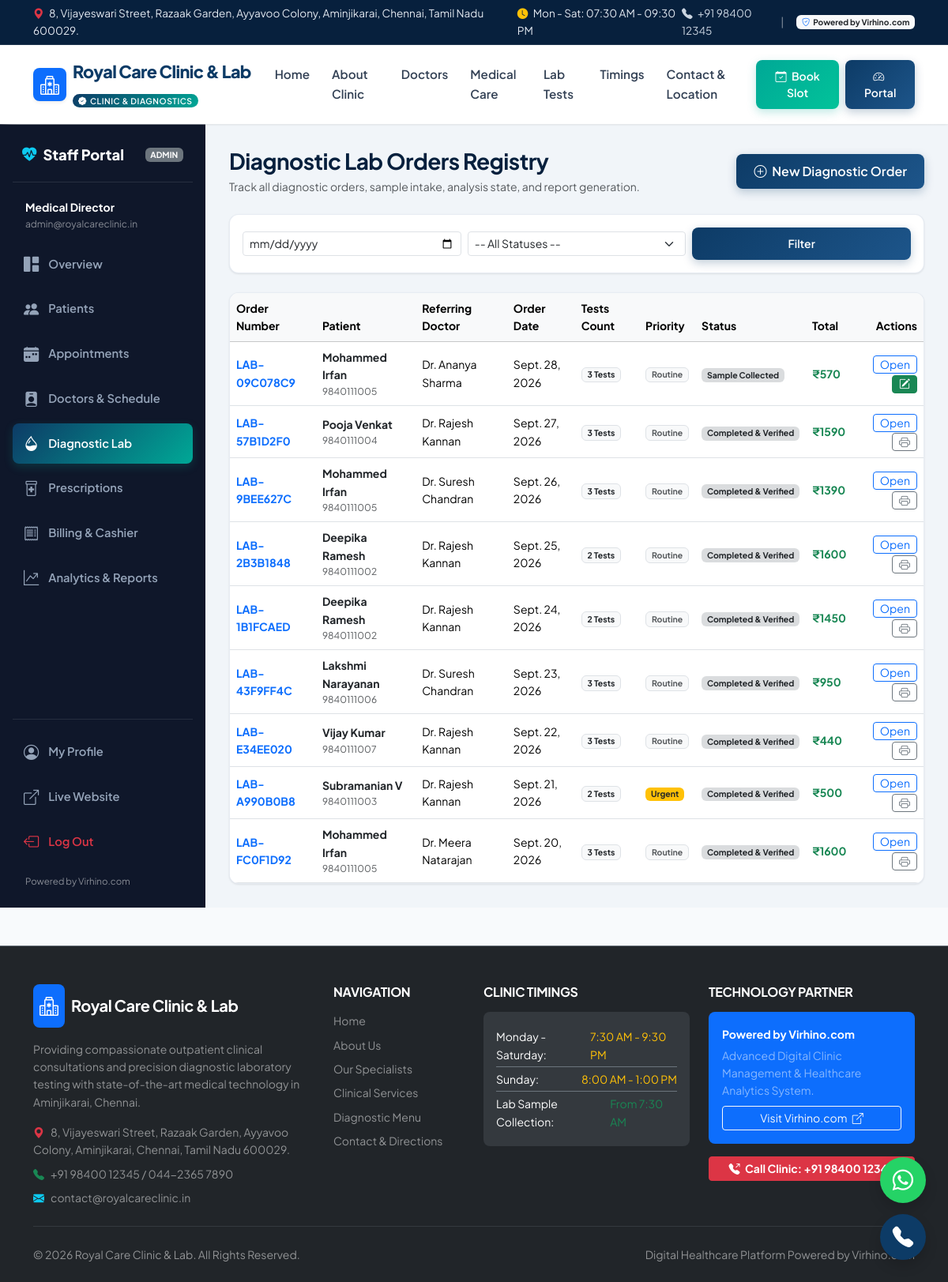
Screenshot of /lab/orders/ (signed in) with the database file from the repository.
### accounts/models.py (models this page shows, shortened)
class User(AbstractUser):
    ROLE_CHOICES = (
        ('admin', 'Administrator'),
        ('doctor', 'Doctor / Specialist'),
        ('receptionist', 'Receptionist / Front Desk'),
        ('lab_technician', 'Lab Technician / Pathologist'),
        ('patient', 'Patient'),
    )
    role = models.CharField(max_length=20, choices=ROLE_CHOICES, default='receptionist')
    phone = models.CharField(max_length=20, unique=True, null=True, blank=True)
    address = models.TextField(blank=True, null=True)
    avatar = models.ImageField(upload_to='avatars/', blank=True, null=True)
    class Meta:
        ordering = ['username']
        verbose_name = 'User'
        verbose_name_plural = 'Users'
    @property
    def is_staff_member(self):
        return self.role in ['admin', 'doctor', 'receptionist', 'lab_technician'] or self.is_staff

### lab/models.py (models this page shows, shortened)
class LabOrder(models.Model):
    STATUS_CHOICES = (
        ('pending', 'Pending Sample Collection'),
        ('sample_collected', 'Sample Collected'),
        ('in_analysis', 'Under Testing / Analysis'),
        ('completed', 'Completed & Verified'),
        ('cancelled', 'Cancelled'),
    )
    PRIORITY_CHOICES = (
        ('routine', 'Routine'),
        ('urgent', 'Urgent'),
        ('stat', 'STAT (Emergency)'),
    )
    order_number = models.CharField(max_length=30, unique=True, blank=True, db_index=True)
    patient = models.ForeignKey(Patient, on_delete=models.CASCADE, related_name='lab_orders')
    doctor = models.ForeignKey(Doctor, on_delete=models.SET_NULL, null=True, blank=True, related_name='lab_orders', help_text='Referring Doctor (optional)')
    order_date = models.DateField(default=timezone.now, db_index=True)
    status = models.CharField(max_length=30, choices=STATUS_CHOICES, default='pending', db_index=True)
    priority = models.CharField(max_length=20, choices=PRIORITY_CHOICES, default='routine')
    sample_collected_at = models.DateTimeField(null=True, blank=True)
    reported_at = models.DateTimeField(null=True, blank=True)
    total_amount = models.DecimalField(max_digits=10, decimal_places=2, default=0.00)
    notes = models.TextField(blank=True)
    created_at = models.DateTimeField(auto_now_add=True)
    updated_at = models.DateTimeField(auto_now=True)
    class Meta:
        ordering = ['-created_at']

### patients/models.py (models this page shows, shortened)
class Patient(models.Model):
    GENDER_CHOICES = (
        ('male', 'Male'),
        ('female', 'Female'),
        ('other', 'Other'),
    )
    BLOOD_GROUP_CHOICES = (
        ('A+', 'A+'), ('A-', 'A-'),
        ('B+', 'B+'), ('B-', 'B-'),
        ('O+', 'O+'), ('O-', 'O-'),
        ('AB+', 'AB+'), ('AB-', 'AB-'),
        ('Unknown', 'Unknown'),
    )
    first_name = models.CharField(max_length=100)
    last_name = models.CharField(max_length=100, blank=True)
    phone = models.CharField(max_length=20, unique=True, db_index=True)
    email = models.EmailField(blank=True, null=True)
    date_of_birth = models.DateField(null=True, blank=True)
    gender = models.CharField(max_length=10, choices=GENDER_CHOICES, default='other')
    blood_group = models.CharField(max_length=10, choices=BLOOD_GROUP_CHOICES, default='Unknown')
    address = models.TextField(blank=True)
    emergency_contact = models.CharField(max_length=100, blank=True, help_text='Name & Phone')
    allergies = models.TextField(blank=True, help_text='Known drug/food allergies')
    medical_history = models.TextField(blank=True, help_text='Past illnesses, chronic conditions, surgeries')
    created_at = models.DateTimeField(auto_now_add=True, db_index=True)
    updated_at = models.DateTimeField(auto_now=True)
    class Meta:
        ordering = ['-created_at']
        indexes = [
            models.Index(fields=['phone']),
            models.Index(fields=['first_name', 'last_name']),
            models.Index(fields=['created_at']),
        ]
    @property
    def full_name(self):
        return f"{self.first_name} {self.last_name}".strip()

### doctors/models.py (models this page shows, shortened)
class Doctor(models.Model):
    SPECIALTY_CHOICES = (
        ('General Physician', 'General Physician & Internal Medicine'),
        ('Cardiologist', 'Cardiology & Heart Care'),
        ('Diabetologist', 'Diabetology & Endocrinology'),
        ('Pediatrician', 'Pediatrics & Child Health'),
        ('Gynecologist', 'Obstetrics & Gynecology'),
        ('Dermatologist', 'Dermatology & Skin Care'),
        ('Orthopedist', 'Orthopedics & Joint Care'),
        ('ENT Specialist', 'Ear, Nose & Throat (ENT)'),
        ('Pathologist', 'Pathology & Lab Diagnostics'),
    )
    user = models.OneToOneField(
        settings.AUTH_USER_MODEL,
        on_delete=models.CASCADE,
        related_name='doctor_profile'
    )
    specialization = models.CharField(max_length=100, choices=SPECIALTY_CHOICES, default='General Physician')
    qualification = models.CharField(max_length=200, help_text='e.g., MBBS, MD (General Medicine), DNB')
    experience_years = models.PositiveIntegerField(default=1)
    consultation_fee = models.DecimalField(max_digits=8, decimal_places=2, default=400.00)
    room_number = models.CharField(max_length=20, default='OPD-1', help_text='Consulting Room No.')
    photo = models.ImageField(upload_to='doctors/', blank=True, null=True)
    bio = models.TextField(blank=True, help_text='Professional background and clinical focus')
    available_days = models.CharField(
        max_length=100,
        default='Monday,Tuesday,Wednesday,Thursday,Friday,Saturday',
        help_text='Comma-separated days'
    )
    start_time = models.TimeField(default='09:00:00', help_text='Consulting Start Time')
    end_time = models.TimeField(default='18:00:00', help_text='Consulting End Time')
    slot_duration_minutes = models.PositiveIntegerField(default=15, help_text='Minutes per patient slot')
    is_available = models.BooleanField(default=True)
    created_at = models.DateTimeField(auto_now_add=True)
    class Meta:
        ordering = ['specialization', 'user__first_name']
    @property
    def doctor_name(self):
        return f"Dr. {self.user.get_full_name()}" if self.user.get_full_name() else f"Dr. {self.user.username}"

### lab/views.py (the view)
# urls.py: path('orders/', views.order_list, name='lab_order_list'),
@login_required
@staff_required
def order_list(request):
    status_filter = request.GET.get('status', '')
    date_filter = request.GET.get('date', '')
    orders = LabOrder.objects.select_related('patient', 'doctor__user').all()
    if status_filter:
        orders = orders.filter(status=status_filter)
    if date_filter:
        orders = orders.filter(order_date=date_filter)
    paginator = Paginator(orders, 15)
    page = request.GET.get('page')
    orders_page = paginator.get_page(page)
    return render(request, 'lab/order_list.html', {
        'orders': orders_page,
        'status_filter': status_filter,
        'date_filter': date_filter,
    })

### templates/lab/order_list.html (shortened to what this page needs)
{% extends 'dashboard_base.html' %}
{% block dashboard_content %}
<div class="d-flex flex-column flex-md-row justify-content-between align-items-md-center gap-3 mb-4">
  <div>
    <h3 class="fw-bold mb-1">Diagnostic Lab Orders Registry</h3>
    <p class="text-muted small mb-0">Track all diagnostic orders, sample intake, analysis state, and report generation.</p>
  </div>
  <div>
    <a href="{% url 'lab_order_create' %}" class="btn btn-primary-custom">
      <i class="bi bi-plus-circle me-1"></i> New Diagnostic Order
    </a>
  </div>
</div>
<div class="card card-custom p-3 mb-4">
  <form method="GET" class="row g-2 align-items-center">
    <div class="col-md-4">
      <input type="date" name="date" class="form-control form-control-sm" value="{{ date_filter }}">
    </div>
    <div class="col-md-4">
      <select name="status" class="form-select form-select-sm">
        <option value="">-- All Statuses --</option>
      </select>
    </div>
    <div class="col-md-4 d-flex gap-2">
      <button type="submit" class="btn btn-primary-custom btn-sm w-100">Filter</button>
    </div>
  </form>
</div>
<div class="card card-custom overflow-hidden">
  <div class="table-responsive">
    <table class="table table-hover align-middle mb-0 small">
      <thead class="table-light">
        <tr>
          <th>Order Number</th>
          <th>Patient</th>
          <th>Referring Doctor</th>
          <th>Order Date</th>
          <th>Tests Count</th>
          <th>Priority</th>
          <th>Status</th>
          <th>Total</th>
          <th class="text-end">Actions</th>
        </tr>
      </thead>
      <tbody>
        {% for order in orders %}
          <tr>
            <td>
              <a href="{% url 'lab_order_detail' order.pk %}" class="fw-bold text-primary text-decoration-none">
                {{ order.order_number }}
              </a>
            </td>
            <td>
              <a href="{% url 'patient_detail' order.patient.pk %}" class="fw-bold text-dark text-decoration-none">
                {{ order.patient.full_name }}
              </a>
              <div class="text-muted" style="font-size: 0.75rem;">{{ order.patient.phone }}</div>
            </td>
            <td>{{ order.doctor.doctor_name|default:"Direct Walk-in / Self" }}</td>
            <td>{{ order.order_date }}</td>
            <td>
              <span class="badge bg-light text-dark border">{{ order.items.count }} Tests</span>
            </td>
            <td>
              <span class="badge {% if order.priority == 'stat' %}bg-danger{% elif order.priority == 'urgent' %}bg-warning text-dark{% else %}bg-light text-muted border{% endif %}">
                {{ order.get_priority_display }}
              </span>
            </td>
            <td>
              <span class="badge bg-secondary bg-opacity-25 text-dark">{{ order.get_status_display }}</span>
            </td>
            <td class="fw-bold text-success">₹{{ order.total_amount|floatformat:0 }}</td>
            <td class="text-end">
              <a href="{% url 'lab_order_detail' order.pk %}" class="btn btn-sm btn-outline-primary py-0 px-2">Open</a>
              {% if order.status != 'completed' %}
                <a href="{% url 'lab_enter_results' order.pk %}" class="btn btn-sm btn-success py-0 px-2" title="Enter Results">
                  <i class="bi bi-pencil-square"></i>
                </a>
              {% else %}
                <a href="{% url 'lab_report_print' order.pk %}" target="_blank" class="btn btn-sm btn-outline-secondary py-0 px-2" title="Print Report">
                  <i class="bi bi-printer"></i>
                </a>
              {% endif %}
            </td>
          </tr>
        {% empty %}
          <tr>
            <td colspan="9" class="text-center text-muted py-4">No diagnostic orders found.</td>
          </tr>
        {% endfor %}
      </tbody>
    </table>
  </div>
</div>
{% endblock %}

### templates/dashboard_base.html
{% extends 'base.html' %}
{% load static %}
{% block content %}
<div class="dashboard-layout">
  <aside class="sidebar no-print">
    <div>
      <div class="sidebar-brand d-flex align-items-center justify-content-between">
        <div class="d-flex align-items-center gap-2">
          <i class="bi bi-heart-pulse-fill text-info"></i>
          <span>Staff Portal</span>
        </div>
        <span class="badge bg-secondary text-uppercase" style="font-size: 0.65rem;">{{ user.role }}</span>
      </div>
      <div class="px-3 mb-3 text-white-50 small">
        <div class="fw-bold text-white">{{ user.get_full_name|default:user.username }}</div>
        <div style="font-size: 0.75rem;">{{ user.email }}</div>
      </div>
      <ul class="sidebar-nav">
        <li>
          <a href="{% url 'dashboard' %}" class="sidebar-link {% if request.resolver_match.url_name == 'dashboard' %}active{% endif %}">
            <i class="bi bi-grid-1x2-fill"></i>
            <span>Overview</span>
          </a>
        </li>
        <li>
          <a href="{% url 'patient_list' %}" class="sidebar-link {% if 'patient' in request.resolver_match.url_name %}active{% endif %}">
            <i class="bi bi-people-fill"></i>
            <span>Patients</span>
          </a>
        </li>
        <li>
          <a href="{% url 'appointment_list' %}" class="sidebar-link {% if 'appointment' in request.resolver_match.url_name %}active{% endif %}">
            <i class="bi bi-calendar-week-fill"></i>
            <span>Appointments</span>
          </a>
        </li>
        <li>
          <a href="{% url 'doctor_list' %}" class="sidebar-link {% if 'doctor' in request.resolver_match.url_name %}active{% endif %}">
            <i class="bi bi-person-badge-fill"></i>
            <span>Doctors & Schedule</span>
          </a>
        </li>
        <li>
          <a href="{% url 'lab_dashboard' %}" class="sidebar-link {% if 'lab' in request.resolver_match.url_name %}active{% endif %}">
            <i class="bi bi-droplet-half"></i>
            <span>Diagnostic Lab</span>
          </a>
        </li>
        <li>
          <a href="{% url 'prescription_list' %}" class="sidebar-link {% if 'prescription' in request.resolver_match.url_name %}active{% endif %}">
            <i class="bi bi-prescription2"></i>
            <span>Prescriptions</span>
          </a>
        </li>
        <li>
          <a href="{% url 'invoice_list' %}" class="sidebar-link {% if 'invoice' in request.resolver_match.url_name %}active{% endif %}">
            <i class="bi bi-receipt"></i>
            <span>Billing & Cashier</span>
          </a>
        </li>
        <li>
          <a href="{% url 'analytics_dashboard' %}" class="sidebar-link {% if 'analytics' in request.resolver_match.url_name or 'report' in request.resolver_match.url_name %}active{% endif %}">
            <i class="bi bi-graph-up-arrow"></i>
            <span>Analytics & Reports</span>
          </a>
        </li>
      </ul>
    </div>
    <div class="pt-3 border-top border-secondary border-opacity-25">
      <ul class="sidebar-nav">
        <li>
          <a href="{% url 'profile' %}" class="sidebar-link {% if request.resolver_match.url_name == 'profile' %}active{% endif %}">
            <i class="bi bi-person-circle"></i>
            <span>My Profile</span>
          </a>
        </li>
        <li>
          <a href="{% url 'home' %}" class="sidebar-link" target="_blank">
            <i class="bi bi-box-arrow-up-right"></i>
            <span>Live Website</span>
          </a>
        </li>
        <li>
          <a href="{% url 'logout' %}" class="sidebar-link text-danger">
            <i class="bi bi-box-arrow-left"></i>
            <span>Log Out</span>
          </a>
        </li>
      </ul>
      <div class="mt-3 px-3 small text-white-50" style="font-size: 0.72rem;">
        {{ CLINIC.BRAND }}
      </div>
    </div>
  </aside>
  <main class="main-content">
    {% block dashboard_content %}{% endblock %}
  </main>
</div>
{% endblock %}

### rows the page displays
User: role "ADMIN", get_full_name "Medical Director", email "admin@royalcareclinic.in"
LabOrder: order_number "LAB-09C078C9", patient.full_name "Mohammed Irfan", patient.phone "9840111005", doctor.doctor_name "Dr. Ananya Sharma", order_date "Sept. 28, 2026", items.count "3", priority "Routine", status "Sample Collected", total_amount "570"
LabOrder: order_number "LAB-57B1D2F0", patient.full_name "Pooja Venkat", patient.phone "9840111004", doctor.doctor_name "Dr. Rajesh Kannan", order_date "Sept. 27, 2026", items.count "3", priority "Routine", status "Completed & Verified", total_amount "1590"
LabOrder: order_number "LAB-9BEE627C", patient.full_name "Mohammed Irfan", patient.phone "9840111005", doctor.doctor_name "Dr. Suresh Chandran", order_date "Sept. 26, 2026", items.count "3", priority "Routine", status "Completed & Verified", total_amount "1390"
LabOrder: order_number "LAB-2B3B1848", patient.full_name "Deepika Ramesh", patient.phone "9840111002", doctor.doctor_name "Dr. Rajesh Kannan", order_date "Sept. 25, 2026", items.count "2", priority "Routine", status "Completed & Verified", total_amount "1600"
LabOrder: order_number "LAB-1B1FCAED", patient.full_name "Deepika Ramesh", patient.phone "9840111002", doctor.doctor_name "Dr. Rajesh Kannan", order_date "Sept. 24, 2026", items.count "2", priority "Routine", status "Completed & Verified", total_amount "1450"
LabOrder: order_number "LAB-43F9FF4C", patient.full_name "Lakshmi Narayanan", patient.phone "9840111006", doctor.doctor_name "Dr. Suresh Chandran", order_date "Sept. 23, 2026", items.count "3", priority "Routine", status "Completed & Verified", total_amount "950"
LabOrder: order_number "LAB-E34EE020", patient.full_name "Vijay Kumar", patient.phone "9840111007", doctor.doctor_name "Dr. Rajesh Kannan", order_date "Sept. 22, 2026", items.count "3", priority "Routine", status "Completed & Verified", total_amount "440"
LabOrder: order_number "LAB-A990B0B8", patient.full_name "Subramanian V", patient.phone "9840111003", doctor.doctor_name "Dr. Rajesh Kannan", order_date "Sept. 21, 2026", items.count "2", priority "Urgent", status "Completed & Verified", total_amount "500"
LabOrder: order_number "LAB-FC0F1D92", patient.full_name "Mohammed Irfan", patient.phone "9840111005", doctor.doctor_name "Dr. Meera Natarajan", order_date "Sept. 20, 2026", items.count "3", priority "Routine", status "Completed & Verified", total_amount "1600"

### other values shown
{{ CLINIC.ADDRESS }} "8, Vijayeswari Street, Razaak Garden, Ayyavoo Colony, Aminjikarai, Chennai, Tamil Nadu 600029."
{{ CLINIC.HOURS_WEEKDAY }} "Mon - Sat: 07:30 AM - 09:30 PM"
{{ CLINIC.PHONE }} "+91 98400 12345"
{{ CLINIC.BRAND }} "Powered by Virhino.com"
{{ CLINIC.NAME }} "Royal Care Clinic & Lab"
{{ CLINIC.LANDLINE }} "044-2365 7890"
{{ CLINIC.EMAIL }} "contact@royalcareclinic.in"
